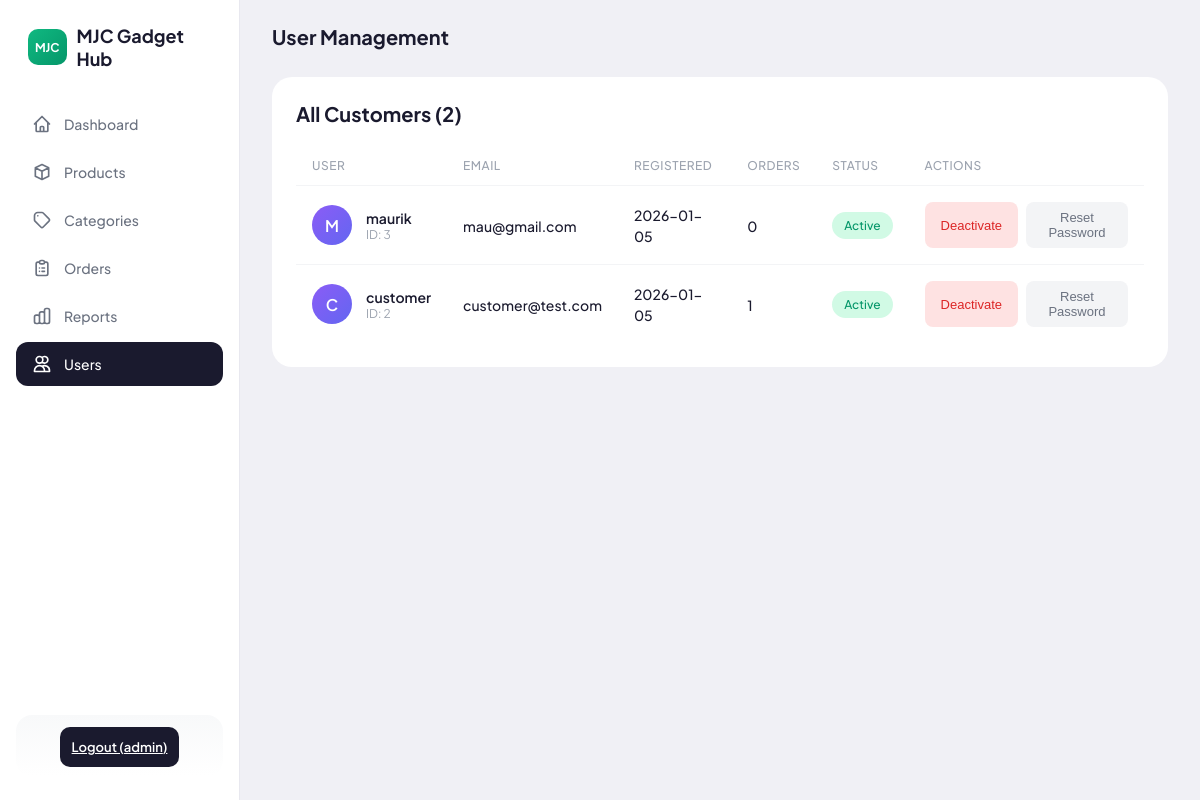
The app's page /admin/users (signed in) with its own data.
### app/models.py (models this page shows, shortened)
class User(UserMixin, db.Model):
    __tablename__ = 'user'
    id = db.Column(db.Integer, primary_key=True)
    email = db.Column(db.String(120), unique=True, nullable=False, index=True)
    username = db.Column(db.String(80), unique=True, nullable=False, index=True)
    password_hash = db.Column(db.String(256), nullable=False)
    is_admin = db.Column(db.Boolean, default=False, nullable=False)
    is_active_account = db.Column(db.Boolean, default=True, nullable=False)
    created_at = db.Column(db.DateTime, default=datetime.utcnow, nullable=False)
    orders = db.relationship('Order', backref='customer', lazy='dynamic', cascade='all, delete-orphan')

### app/routes/admin.py (the view)
@bp.route('/users')
@login_required
@admin_required
def users():
    users = User.query.filter_by(is_admin=False).order_by(User.created_at.desc()).all()
    return render_template('admin/users.html', users=users)

### app/models.py (called while the page is built)
@login_manager.user_loader
def load_user(id):
    return User.query.get(int(id))

### app/routes/admin.py (called while the page is built)
def admin_required(f):
    @wraps(f)
    def decorated_function(*args, **kwargs):
        if not current_user.is_authenticated or not current_user.is_admin:
            flash('Admin access required', 'error')
            return redirect(url_for('auth.login'))
        return f(*args, **kwargs)
    return decorated_function

### app/templates/admin/users.html (shortened to what this page needs)
{% extends "admin/base.html" %}
{% block content %}
<div class="header">
    <h1 class="section-title" style="margin-bottom:0">User Management</h1>
</div>
<div class="products-section">
    <div class="section-header">
        <h3 class="section-title" style="margin-bottom:0">All Customers ({{ users|length }})</h3>
    </div>
    <table class="product-table">
        <thead>
            <tr>
                <th>User</th>
                <th>Email</th>
                <th>Registered</th>
                <th>Orders</th>
                <th>Status</th>
                <th>Actions</th>
            </tr>
        </thead>
        <tbody>
            {% for user in users %}
            <tr>
                <td>
                    <div class="product-info">
                        <div class="user-avatar" style="width:40px;height:40px;">{{ user.username[0]|upper }}</div>
                        <div>
                            <div class="product-name">{{ user.username }}</div>
                            <div style="font-size:12px;color:#9ca3af;">ID: {{ user.id }}</div>
                        </div>
                    </div>
                </td>
                <td><span class="table-value">{{ user.email }}</span></td>
                <td><span class="table-value">{{ user.created_at.strftime('%Y-%m-%d') }}</span></td>
                <td><span class="table-value">{{ user.orders.count() }}</span></td>
                <td>
                    {% if user.is_active_account %}
                    <span class="status-badge approved">Active</span>
                    {% else %}
                    <span class="status-badge declined">Deactivated</span>
                    {% endif %}
                </td>
                <td>
                    <div class="table-actions">
                        {% if user.is_active_account %}
                        <button class="action-btn" style="background:#fee2e2;color:#dc2626;" onclick="openStatusModal({{ user.id }}, '{{ user.username|e }}', '{{ user.email }}', true)">Deactivate</button>
                        {% else %}
                        <button class="action-btn" style="background:#d1fae5;color:#059669;" onclick="openStatusModal({{ user.id }}, '{{ user.username|e }}', '{{ user.email }}', false)">Activate</button>
                        {% endif %}
                        <button class="action-btn secondary" onclick="openResetModal({{ user.id }}, '{{ user.username|e }}', '{{ user.email }}')">Reset Password</button>
                    </div>
                </td>
            </tr>
            {% else %}
            <tr>
                <td colspan="6" class="empty-state">
                    <p>No customers registered yet</p>
                </td>
            </tr>
            {% endfor %}
        </tbody>
    </table>
</div>
{% endblock %}

### app/templates/admin/base.html (shortened to what this page needs)
<!DOCTYPE html>
<html lang="en">
<head>
    <link rel="stylesheet" href="{{ url_for('static', filename='css/admin.css') }}">
</head>
<body>
    <div class="admin-container">
        <aside class="sidebar">
            <div class="logo">
                <div class="logo-icon">MJC</div>
                <span class="logo-text">MJC Gadget Hub</span>
            </div>
            <ul class="nav-menu">
                <li class="nav-item">
                    <a href="{{ url_for('admin.dashboard') }}" class="nav-link {% if request.endpoint == 'admin.dashboard' %}active{% endif %}">
                        <span>Dashboard</span>
                    </a>
                </li>
                <li class="nav-item">
                    <a href="{{ url_for('admin.products') }}" class="nav-link {% if 'products' in request.endpoint %}active{% endif %}">
                        <svg xmlns="http://www.w3.org/2000/svg" fill="none" viewBox="0 0 24 24" stroke="currentColor">
                            <path stroke-linecap="round" stroke-linejoin="round" stroke-width="2" d="M20 7l-8-4-8 4m16 0l-8 4m8-4v10l-8 4m0-10L4 7m8 4v10M4 7v10l8 4" />
                        </svg>
                        <span>Products</span>
                    </a>
                </li>
                <li class="nav-item">
                    <a href="{{ url_for('admin.categories') }}" class="nav-link {% if 'categories' in request.endpoint %}active{% endif %}">
                        <svg xmlns="http://www.w3.org/2000/svg" fill="none" viewBox="0 0 24 24" stroke="currentColor">
                            <path stroke-linecap="round" stroke-linejoin="round" stroke-width="2" d="M7 7h.01M7 3h5c.512 0 1.024.195 1.414.586l7 7a2 2 0 010 2.828l-7 7a2 2 0 01-2.828 0l-7-7A1.994 1.994 0 013 12V7a4 4 0 014-4z" />
                        </svg>
                        <span>Categories</span>
                    </a>
                </li>
                <li class="nav-item">
                    <a href="{{ url_for('admin.orders') }}" class="nav-link {% if 'order' in request.endpoint %}active{% endif %}">
                        <span>Orders</span>
                    </a>
                </li>
                <li class="nav-item">
                    <a href="{{ url_for('admin.reports') }}" class="nav-link {% if 'reports' in request.endpoint %}active{% endif %}">
                        <span>Reports</span>
                    </a>
                </li>
                <li class="nav-item">
                    <a href="{{ url_for('admin.users') }}" class="nav-link {% if 'users' in request.endpoint %}active{% endif %}">
                        <svg xmlns="http://www.w3.org/2000/svg" fill="none" viewBox="0 0 24 24" stroke="currentColor">
                            <path stroke-linecap="round" stroke-linejoin="round" stroke-width="2" d="M12 4.354a4 4 0 110 5.292M15 21H3v-1a6 6 0 0112 0v1zm0 0h6v-1a6 6 0 00-9-5.197M13 7a4 4 0 11-8 0 4 4 0 018 0z" />
                        </svg>
                        <span>Users</span>
                    </a>
                </li>
            </ul>
            <div class="upgrade-card">
                <a href="{{ url_for('auth.logout') }}" class="upgrade-btn">Logout ({{ current_user.username }})</a>
            </div>
        </aside>
        <main class="main-content">
            <div class="content-area">
                {% block content %}{% endblock %}
            </div>
        </main>
    </div>
</body>
</html>

### app/static/css/admin.css (style rules this page uses)
* { margin: 0; padding: 0; box-sizing: border-box; }
body { font-family: 'Plus Jakarta Sans', sans-serif; background-color: #f0f0f5; color: #1a1a2e; }
.admin-container { display: flex; min-height: 100vh; }
.sidebar { width: 240px; background: #fff; padding: 24px 16px; display: flex; flex-direction: column; border-right: 1px solid #e8e8ef; position: fixed; height: 100vh; overflow-y: auto; }
.logo { display: flex; align-items: center; gap: 10px; padding: 0 12px; margin-bottom: 32px; }
.logo-icon { width: 42px; height: 36px; background: linear-gradient(135deg, #10b981 0%, #059669 100%); border-radius: 10px; display: flex; align-items: center; justify-content: center; color: white; font-weight: 700; font-size: 12px; }
.logo-text { font-weight: 700; font-size: 18px; color: #1a1a2e; }
.nav-menu { list-style: none; flex: 1; }
.nav-item { margin-bottom: 4px; }
.nav-link { display: flex; align-items: center; gap: 12px; padding: 12px 16px; text-decoration: none; color: #6b7280; border-radius: 12px; transition: all 0.2s ease; font-weight: 500; font-size: 14px; }
.nav-link.active { background: #1a1a2e; color: #fff; }
.nav-link svg { width: 20px; height: 20px; }
.upgrade-card { background: linear-gradient(180deg, #f8f9fa 0%, #fff 100%); border-radius: 16px; padding: 20px; margin-top: auto; text-align: center; }
.upgrade-btn { width: 100%; padding: 12px; background: #1a1a2e; color: white; border: none; border-radius: 10px; font-weight: 600; cursor: pointer; font-size: 13px; transition: transform 0.2s; }
.main-content { flex: 1; margin-left: 240px; padding: 24px 32px; display: flex; gap: 24px; }
.content-area { flex: 1; }
.header { display: flex; align-items: center; justify-content: space-between; margin-bottom: 28px; }
.user-avatar { width: 40px; height: 40px; border-radius: 50%; background: linear-gradient(135deg, #8b5cf6 0%, #6366f1 100%); display: flex; align-items: center; justify-content: center; color: white; font-weight: 600; }
.section-title { font-size: 20px; font-weight: 700; margin-bottom: 20px; color: #1a1a2e; }
.products-section { background: #fff; border-radius: 20px; padding: 24px; }
.section-header { display: flex; justify-content: space-between; align-items: center; margin-bottom: 20px; }
.product-table { width: 100%; border-collapse: collapse; }
.product-table th { text-align: left; padding: 12px 16px; font-size: 12px; color: #9ca3af; font-weight: 500; text-transform: uppercase; letter-spacing: 0.5px; border-bottom: 1px solid #f3f4f6; }
.product-table td { padding: 16px; vertical-align: middle; border-bottom: 1px solid #f3f4f6; }
.product-table tr:last-child td { border-bottom: none; }
.product-info { display: flex; align-items: center; gap: 14px; }
.product-name { font-weight: 600; font-size: 14px; color: #1a1a2e; }
.table-value { font-weight: 500; font-size: 14px; color: #1a1a2e; }
.table-actions { display: flex; gap: 8px; }
.action-btn { padding: 8px 16px; border-radius: 8px; border: none; font-size: 13px; font-weight: 500; cursor: pointer; transition: all 0.2s; }
.action-btn.secondary { background: #f3f4f6; color: #6b7280; }
.status-badge { display: inline-flex; padding: 6px 12px; border-radius: 20px; font-size: 12px; font-weight: 500; }
.status-badge.approved { background: #d1fae5; color: #059669; }

### records on screen
User: username "admin"
User: username "M", username "maurik", id "3", email "mau@gmail.com", created_at "2026-01-05", orders.count "0", is_active_account "Active"
User: username "C", username "customer", id "2", email "customer@test.com", created_at "2026-01-05", orders.count "1", is_active_account "Active"

### other values on screen
{{ users|length }} "2"
